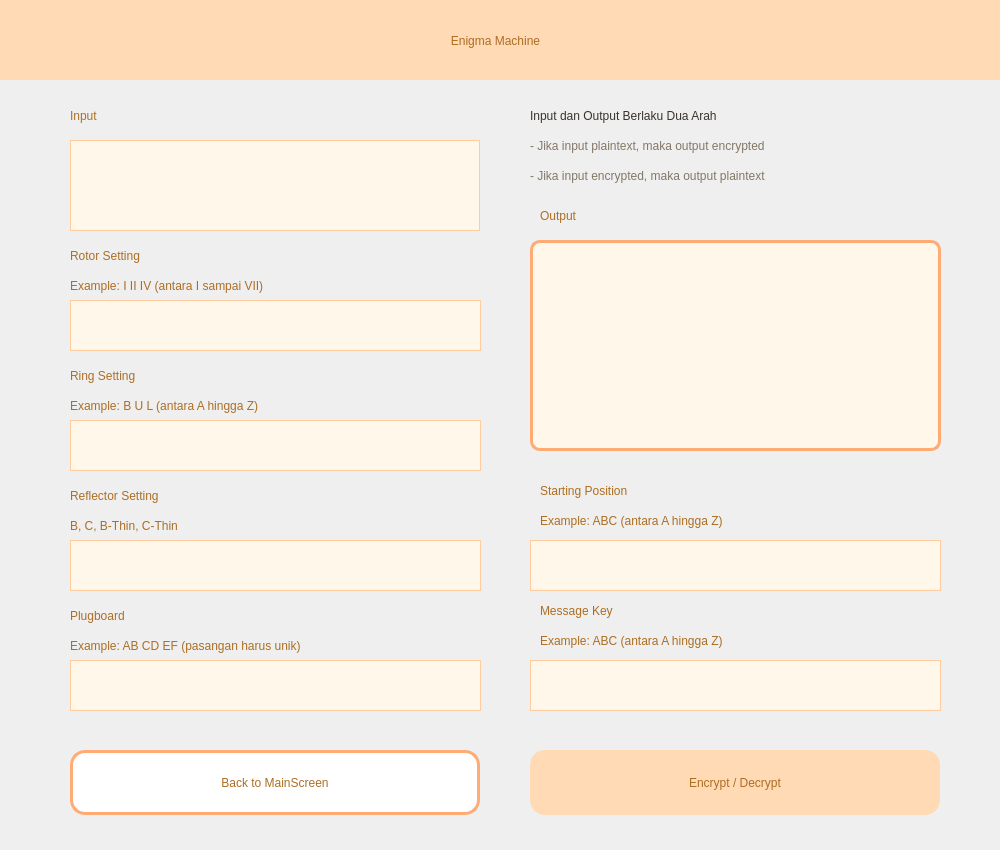
<?xml version="1.0" encoding="UTF-8"?>
<ui version="4.0">
 <class>EnigmaMachine</class>
 <widget class="QDialog" name="EnigmaMachine">
  <property name="geometry">
   <rect>
    <x>0</x>
    <y>0</y>
    <width>1000</width>
    <height>850</height>
   </rect>
  </property>
  <property name="windowTitle">
   <string>Dialog</string>
  </property>
  <widget class="QWidget" name="widget" native="true">
   <property name="geometry">
    <rect>
     <x>0</x>
     <y>0</y>
     <width>1000</width>
     <height>80</height>
    </rect>
   </property>
   <property name="styleSheet">
    <string notr="true">QWidget{
	background-color: #ffdab5;
}
</string>
   </property>
   <widget class="QLabel" name="label">
    <property name="geometry">
     <rect>
      <x>280</x>
      <y>20</y>
      <width>431</width>
      <height>41</height>
     </rect>
    </property>
    <property name="styleSheet">
     <string notr="true">color: #ac6e23;
font: 500 18pt &quot;MS Shell Dlg 2&quot;;</string>
    </property>
    <property name="text">
     <string>Enigma Machine</string>
    </property>
    <property name="alignment">
     <set>Qt::AlignCenter</set>
    </property>
   </widget>
  </widget>
  <widget class="QPlainTextEdit" name="outputTextArea">
   <property name="geometry">
    <rect>
     <x>530</x>
     <y>240</y>
     <width>411</width>
     <height>211</height>
    </rect>
   </property>
   <property name="styleSheet">
    <string notr="true">QPlainTextEdit{
	border: 3px solid #ffac74;
	border-radius: 10px; 
	color: #ac6e23;
	background-color: #fff7ea;
	padding-left: 5px;
	font: 14pt &quot;MS Shell Dlg 2&quot;;
}
</string>
   </property>
   <property name="plainText">
    <string/>
   </property>
  </widget>
  <widget class="QPlainTextEdit" name="textInput">
   <property name="geometry">
    <rect>
     <x>70</x>
     <y>140</y>
     <width>410</width>
     <height>91</height>
    </rect>
   </property>
   <property name="styleSheet">
    <string notr="true">QPlainTextEdit{
	font: 10pt &quot;MS Shell Dlg 2&quot;;
	border: 1px solid #ffcca0;
	color: #ac6e23;
	background-color: #fff7ea;
	padding: 10px;
}

QPlainTextEdit:hover {
	border: 3px solid #ffac74;
}
</string>
   </property>
   <property name="plainText">
    <string/>
   </property>
  </widget>
  <widget class="QLabel" name="label_2">
   <property name="geometry">
    <rect>
     <x>70</x>
     <y>100</y>
     <width>131</width>
     <height>31</height>
    </rect>
   </property>
   <property name="styleSheet">
    <string notr="true">color: #ac6e23;
font: 550 14pt &quot;MS Shell Dlg 2&quot;;</string>
   </property>
   <property name="text">
    <string>Input</string>
   </property>
  </widget>
  <widget class="QLabel" name="label_3">
   <property name="geometry">
    <rect>
     <x>540</x>
     <y>200</y>
     <width>251</width>
     <height>31</height>
    </rect>
   </property>
   <property name="styleSheet">
    <string notr="true">color: #ac6e23;
font: 550 14pt &quot;MS Shell Dlg 2&quot;;</string>
   </property>
   <property name="text">
    <string>Output</string>
   </property>
  </widget>
  <widget class="QLabel" name="label_4">
   <property name="geometry">
    <rect>
     <x>70</x>
     <y>240</y>
     <width>431</width>
     <height>31</height>
    </rect>
   </property>
   <property name="styleSheet">
    <string notr="true">color: #ac6e23;
font: 550 14pt &quot;MS Shell Dlg 2&quot;;</string>
   </property>
   <property name="text">
    <string>Rotor Setting</string>
   </property>
  </widget>
  <widget class="QPlainTextEdit" name="rotorSetting">
   <property name="geometry">
    <rect>
     <x>70</x>
     <y>300</y>
     <width>411</width>
     <height>51</height>
    </rect>
   </property>
   <property name="styleSheet">
    <string notr="true">QPlainTextEdit{
	font: 10pt &quot;MS Shell Dlg 2&quot;;
	border: 1px solid #ffcca0;
	color: #ac6e23;
	background-color: #fff7ea;
	padding: 10px;
}

QPlainTextEdit:hover {
	border: 3px solid #ffac74;
}
</string>
   </property>
  </widget>
  <widget class="QLabel" name="label_5">
   <property name="geometry">
    <rect>
     <x>70</x>
     <y>270</y>
     <width>431</width>
     <height>31</height>
    </rect>
   </property>
   <property name="styleSheet">
    <string notr="true">color: #ac6e23;
font: 550 10pt &quot;MS Shell Dlg 2&quot;;</string>
   </property>
   <property name="text">
    <string>Example: I II IV (antara I sampai VII)</string>
   </property>
  </widget>
  <widget class="QPlainTextEdit" name="reflectorSetting">
   <property name="geometry">
    <rect>
     <x>70</x>
     <y>540</y>
     <width>411</width>
     <height>51</height>
    </rect>
   </property>
   <property name="styleSheet">
    <string notr="true">QPlainTextEdit{
	font: 10pt &quot;MS Shell Dlg 2&quot;;
	border: 1px solid #ffcca0;
	color: #ac6e23;
	background-color: #fff7ea;
	padding: 10px;
}

QPlainTextEdit:hover {
	border: 3px solid #ffac74;
}
</string>
   </property>
  </widget>
  <widget class="QLabel" name="label_6">
   <property name="geometry">
    <rect>
     <x>70</x>
     <y>510</y>
     <width>431</width>
     <height>31</height>
    </rect>
   </property>
   <property name="styleSheet">
    <string notr="true">color: #ac6e23;
font: 550 10pt &quot;MS Shell Dlg 2&quot;;</string>
   </property>
   <property name="text">
    <string>B, C, B-Thin, C-Thin</string>
   </property>
  </widget>
  <widget class="QLabel" name="label_13">
   <property name="geometry">
    <rect>
     <x>70</x>
     <y>480</y>
     <width>431</width>
     <height>31</height>
    </rect>
   </property>
   <property name="styleSheet">
    <string notr="true">color: #ac6e23;
font: 550 14pt &quot;MS Shell Dlg 2&quot;;</string>
   </property>
   <property name="text">
    <string>Reflector Setting</string>
   </property>
  </widget>
  <widget class="QPlainTextEdit" name="ringSetting">
   <property name="geometry">
    <rect>
     <x>70</x>
     <y>420</y>
     <width>411</width>
     <height>51</height>
    </rect>
   </property>
   <property name="styleSheet">
    <string notr="true">QPlainTextEdit{
	font: 10pt &quot;MS Shell Dlg 2&quot;;
	border: 1px solid #ffcca0;
	color: #ac6e23;
	background-color: #fff7ea;
	padding: 10px;
}

QPlainTextEdit:hover {
	border: 3px solid #ffac74;
}
</string>
   </property>
  </widget>
  <widget class="QLabel" name="label_14">
   <property name="geometry">
    <rect>
     <x>70</x>
     <y>360</y>
     <width>431</width>
     <height>31</height>
    </rect>
   </property>
   <property name="styleSheet">
    <string notr="true">color: #ac6e23;
font: 550 14pt &quot;MS Shell Dlg 2&quot;;</string>
   </property>
   <property name="text">
    <string>Ring Setting</string>
   </property>
  </widget>
  <widget class="QLabel" name="label_7">
   <property name="geometry">
    <rect>
     <x>70</x>
     <y>390</y>
     <width>431</width>
     <height>31</height>
    </rect>
   </property>
   <property name="styleSheet">
    <string notr="true">color: #ac6e23;
font: 550 10pt &quot;MS Shell Dlg 2&quot;;</string>
   </property>
   <property name="text">
    <string>Example: B U L (antara A hingga Z)</string>
   </property>
  </widget>
  <widget class="QPlainTextEdit" name="plugboardSetting">
   <property name="geometry">
    <rect>
     <x>70</x>
     <y>660</y>
     <width>411</width>
     <height>51</height>
    </rect>
   </property>
   <property name="styleSheet">
    <string notr="true">QPlainTextEdit{
	font: 10pt &quot;MS Shell Dlg 2&quot;;
	border: 1px solid #ffcca0;
	color: #ac6e23;
	background-color: #fff7ea;
	padding: 10px;
}

QPlainTextEdit:hover {
	border: 3px solid #ffac74;
}
</string>
   </property>
  </widget>
  <widget class="QLabel" name="label_15">
   <property name="geometry">
    <rect>
     <x>70</x>
     <y>600</y>
     <width>431</width>
     <height>31</height>
    </rect>
   </property>
   <property name="styleSheet">
    <string notr="true">color: #ac6e23;
font: 550 14pt &quot;MS Shell Dlg 2&quot;;</string>
   </property>
   <property name="text">
    <string>Plugboard</string>
   </property>
  </widget>
  <widget class="QLabel" name="label_8">
   <property name="geometry">
    <rect>
     <x>70</x>
     <y>630</y>
     <width>431</width>
     <height>31</height>
    </rect>
   </property>
   <property name="styleSheet">
    <string notr="true">color: #ac6e23;
font: 550 10pt &quot;MS Shell Dlg 2&quot;;</string>
   </property>
   <property name="text">
    <string>Example: AB CD EF (pasangan harus unik)</string>
   </property>
  </widget>
  <widget class="QLabel" name="label_10">
   <property name="geometry">
    <rect>
     <x>540</x>
     <y>625</y>
     <width>431</width>
     <height>31</height>
    </rect>
   </property>
   <property name="styleSheet">
    <string notr="true">color: #ac6e23;
font: 550 10pt &quot;MS Shell Dlg 2&quot;;</string>
   </property>
   <property name="text">
    <string>Example: ABC (antara A hingga Z)</string>
   </property>
  </widget>
  <widget class="QPlainTextEdit" name="messageKey">
   <property name="geometry">
    <rect>
     <x>530</x>
     <y>660</y>
     <width>411</width>
     <height>51</height>
    </rect>
   </property>
   <property name="styleSheet">
    <string notr="true">QPlainTextEdit{
	font: 10pt &quot;MS Shell Dlg 2&quot;;
	border: 1px solid #ffcca0;
	color: #ac6e23;
	background-color: #fff7ea;
	padding: 10px;
}

QPlainTextEdit:hover {
	border: 3px solid #ffac74;
}
</string>
   </property>
  </widget>
  <widget class="QLabel" name="label_17">
   <property name="geometry">
    <rect>
     <x>540</x>
     <y>595</y>
     <width>431</width>
     <height>31</height>
    </rect>
   </property>
   <property name="styleSheet">
    <string notr="true">color: #ac6e23;
font: 550 14pt &quot;MS Shell Dlg 2&quot;;</string>
   </property>
   <property name="text">
    <string>Message Key</string>
   </property>
  </widget>
  <widget class="QLabel" name="label_9">
   <property name="geometry">
    <rect>
     <x>540</x>
     <y>505</y>
     <width>431</width>
     <height>31</height>
    </rect>
   </property>
   <property name="styleSheet">
    <string notr="true">color: #ac6e23;
font: 550 10pt &quot;MS Shell Dlg 2&quot;;</string>
   </property>
   <property name="text">
    <string>Example: ABC (antara A hingga Z)</string>
   </property>
  </widget>
  <widget class="QPlainTextEdit" name="startPosition">
   <property name="geometry">
    <rect>
     <x>530</x>
     <y>540</y>
     <width>411</width>
     <height>51</height>
    </rect>
   </property>
   <property name="styleSheet">
    <string notr="true">QPlainTextEdit{
	font: 10pt &quot;MS Shell Dlg 2&quot;;
	border: 1px solid #ffcca0;
	color: #ac6e23;
	background-color: #fff7ea;
	padding: 10px;
}

QPlainTextEdit:hover {
	border: 3px solid #ffac74;
}
</string>
   </property>
  </widget>
  <widget class="QLabel" name="label_16">
   <property name="geometry">
    <rect>
     <x>540</x>
     <y>475</y>
     <width>431</width>
     <height>31</height>
    </rect>
   </property>
   <property name="styleSheet">
    <string notr="true">color: #ac6e23;
font: 550 14pt &quot;MS Shell Dlg 2&quot;;</string>
   </property>
   <property name="text">
    <string>Starting Position</string>
   </property>
  </widget>
  <widget class="QLabel" name="label_11">
   <property name="geometry">
    <rect>
     <x>530</x>
     <y>100</y>
     <width>421</width>
     <height>31</height>
    </rect>
   </property>
   <property name="styleSheet">
    <string notr="true">color: #39332d;
font: 550 14pt &quot;MS Shell Dlg 2&quot;;</string>
   </property>
   <property name="text">
    <string>Input dan Output Berlaku Dua Arah</string>
   </property>
  </widget>
  <widget class="QLabel" name="label_12">
   <property name="geometry">
    <rect>
     <x>530</x>
     <y>130</y>
     <width>431</width>
     <height>31</height>
    </rect>
   </property>
   <property name="styleSheet">
    <string notr="true">color: #837767;
font: 550 10pt &quot;MS Shell Dlg 2&quot;;</string>
   </property>
   <property name="text">
    <string>- Jika input plaintext, maka output encrypted</string>
   </property>
  </widget>
  <widget class="QLabel" name="label_18">
   <property name="geometry">
    <rect>
     <x>530</x>
     <y>160</y>
     <width>431</width>
     <height>31</height>
    </rect>
   </property>
   <property name="styleSheet">
    <string notr="true">color: #837767;
font: 550 10pt &quot;MS Shell Dlg 2&quot;;</string>
   </property>
   <property name="text">
    <string>- Jika input encrypted, maka output plaintext</string>
   </property>
  </widget>
  <widget class="QPushButton" name="cryptBut">
   <property name="geometry">
    <rect>
     <x>530</x>
     <y>750</y>
     <width>410</width>
     <height>65</height>
    </rect>
   </property>
   <property name="styleSheet">
    <string notr="true">QPushButton {
	font: 700 11pt &quot;MS Shell Dlg 2&quot;;
	border: none;
	border-left 2px solid transparent;
	border-radius: 15px; 
	background-color: #ffdab5;
	color: #ac6e23;
}

QPushButton:hover {
	background-color: #ffac74;
}

QPushButton:pressed {
	background-color: #e69b69;
	color: #fff;
}
</string>
   </property>
   <property name="text">
    <string>Encrypt / Decrypt</string>
   </property>
  </widget>
  <widget class="QPushButton" name="backBut">
   <property name="geometry">
    <rect>
     <x>70</x>
     <y>750</y>
     <width>410</width>
     <height>65</height>
    </rect>
   </property>
   <property name="styleSheet">
    <string notr="true">QPushButton {
	font: 700 11pt &quot;MS Shell Dlg 2&quot;;
	border: none;
	border-left 2px solid transparent;
	border-radius: 15px; 
	background-color: #ffffff;
	border: 3px solid #ffac74;
	color: #ac6e23;
}

QPushButton:hover {
	background-color: #ffdab5;
}

QPushButton:pressed {
	background-color: #e69b69;
	color: #fff;
}
</string>
   </property>
   <property name="text">
    <string>Back to MainScreen</string>
   </property>
  </widget>
 </widget>
 <resources/>
 <connections/>
</ui>
